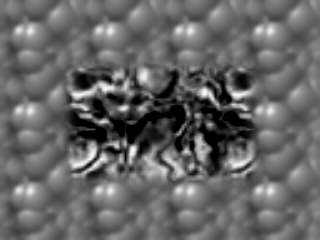
%> input picture src/Optical Flow/Lucas Kanade/Shift0.png, 320 x 240 px
$ octave p1_1.m   (GNU Octave 9; MATLAB toolbox functions it lacks are replaced by stand-ins)
%> lines starting %> are read from the running program, lines starting %| are printed output that depends on the picture
clear
clc

%For R2
I1 = im2double(imread('Shift0.png'));
%> I1: size 240x320 double; min 0, max 0.992, mean 0.399
I2 = im2double(imread('ShiftR2.png'));
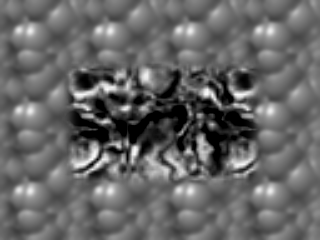
%> input picture src/Optical Flow/Lucas Kanade/ShiftR2.png, 320 x 240 px
%> I2: size 240x320 double; min 0, max 0.992, mean 0.4
[r,c] = size(I1);
%> r = 240; c = 320
%Filter to scale down the image
I1 = imfilter(I1, fspecial('gaussian', 21,8));
I2 = imfilter(I2, fspecial('gaussian', 21,8));

%Get image gradient
Ix = imfilter(I1, [-1 1]);
Iy = imfilter(I1, [-1 1]');

Ix2 = Ix .^ 2;
Iy2 = Iy .^ 2;
Ixy = Ix .* Iy;
It  = I2 - I1;
Ixt = Ix .* It;
Iyt = Iy .* It;

wsize = 21;  wsig = 8;
%Find weighted sum of Ix2, Iy2, Ixy, Ixt, Iyt by filtering instead of
%looping and adding
wIx2 = imfilter(Ix2, fspecial('gaussian', wsize, wsig));
wIy2 = imfilter(Iy2, fspecial('gaussian', wsize, wsig));
wIxy = imfilter(Ixy, fspecial('gaussian', wsize, wsig));
wIxt = imfilter(Ixt, fspecial('gaussian', wsize, wsig));
wIyt = imfilter(Iyt, fspecial('gaussian', wsize, wsig));

U = zeros(r,c);
V = zeros(r,c);
for i = 1:r
    for j = 1:c
        A = [wIx2(i,j) wIxy(i,j); wIxy(i,j) wIy2(i,j)];
        b = [-wIxt(i,j); -wIyt(i,j)];
        uv = A\b;
        U(i,j) = uv(1);
        V(i,j) = uv(2);
    end
end
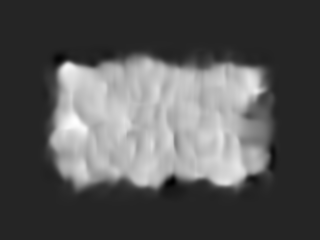
%> U: size 240x320 double; min -0.463, max 2.66, mean 0.593; drawn with min black and max white
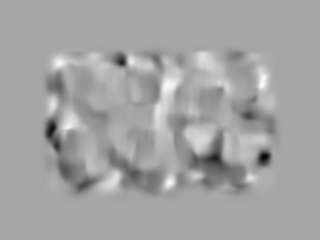
%> V: size 240x320 double; min -1.59, max 0.848, mean -0.0263; drawn with min black and max white

figure()
subplot(2,1,1)
imagesc(U)
colorbar
title('U displacement')
subplot(2,1,2)
imagesc(V)
colorbar
title('V displacement')


%For R5U5
I1 = im2double(imread('Shift0.png'));
I2 = im2double(imread('ShiftR5U5.png'));
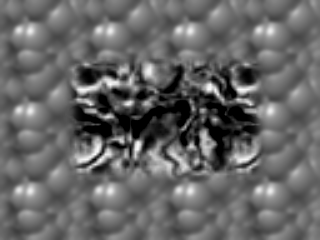
%> input picture src/Optical Flow/Lucas Kanade/ShiftR5U5.png, 320 x 240 px
%> I2: size 240x320 double; min 0, max 0.992, mean 0.4; mean of the top-left, top-right, bottom-left and bottom-right quarters 0.408, 0.387, 0.403, 0.401
[r,c] = size(I1);
%Filter to scale down the image
I1 = imfilter(I1, fspecial('gaussian', 21,8));
I2 = imfilter(I2, fspecial('gaussian', 21,8));

%Get image gradient
Ix = imfilter(I1, [-1 1]);
Iy = imfilter(I1, [-1 1]');

Ix2 = Ix .^ 2;
Iy2 = Iy .^ 2;
Ixy = Ix .* Iy;
It  = I2 - I1;
Ixt = Ix .* It;
Iyt = Iy .* It;

wsize = 21;  wsig = 8;
%Find weighted sum of Ix2, Iy2, Ixy, Ixt, Iyt by filtering instead of
%looping and adding
wIx2 = imfilter(Ix2, fspecial('gaussian', wsize, wsig));
wIy2 = imfilter(Iy2, fspecial('gaussian', wsize, wsig));
wIxy = imfilter(Ixy, fspecial('gaussian', wsize, wsig));
wIxt = imfilter(Ixt, fspecial('gaussian', wsize, wsig));
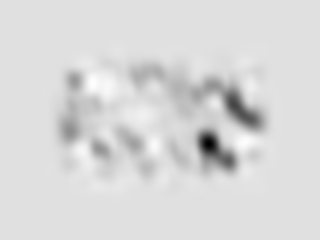
%> wIxt: size 240x320 double; min -0.00256, max 0.000344, mean -8.49e-05; drawn with min black and max white
wIyt = imfilter(Iyt, fspecial('gaussian', wsize, wsig));

U = zeros(r,c);
V = zeros(r,c);
for i = 1:r
    for j = 1:c
        A = [wIx2(i,j) wIxy(i,j); wIxy(i,j) wIy2(i,j)];
        b = [-wIxt(i,j); -wIyt(i,j)];
        uv = A\b;
        U(i,j) = uv(1);
        V(i,j) = uv(2);
    end
end
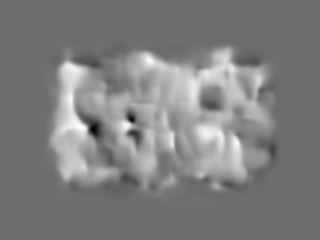
%> U: size 240x320 double; min -6.18, max 8.24, mean 1.01; drawn with min black and max white
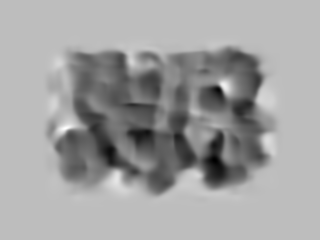
%> V: size 240x320 double; min -8.87, max 3.05, mean -1.32; drawn with min black and max white

figure(2)
subplot(2,1,1)
imagesc(U)
colorbar
title('U displacement')
subplot(2,1,2)
imagesc(V)
colorbar
title('V displacement')
